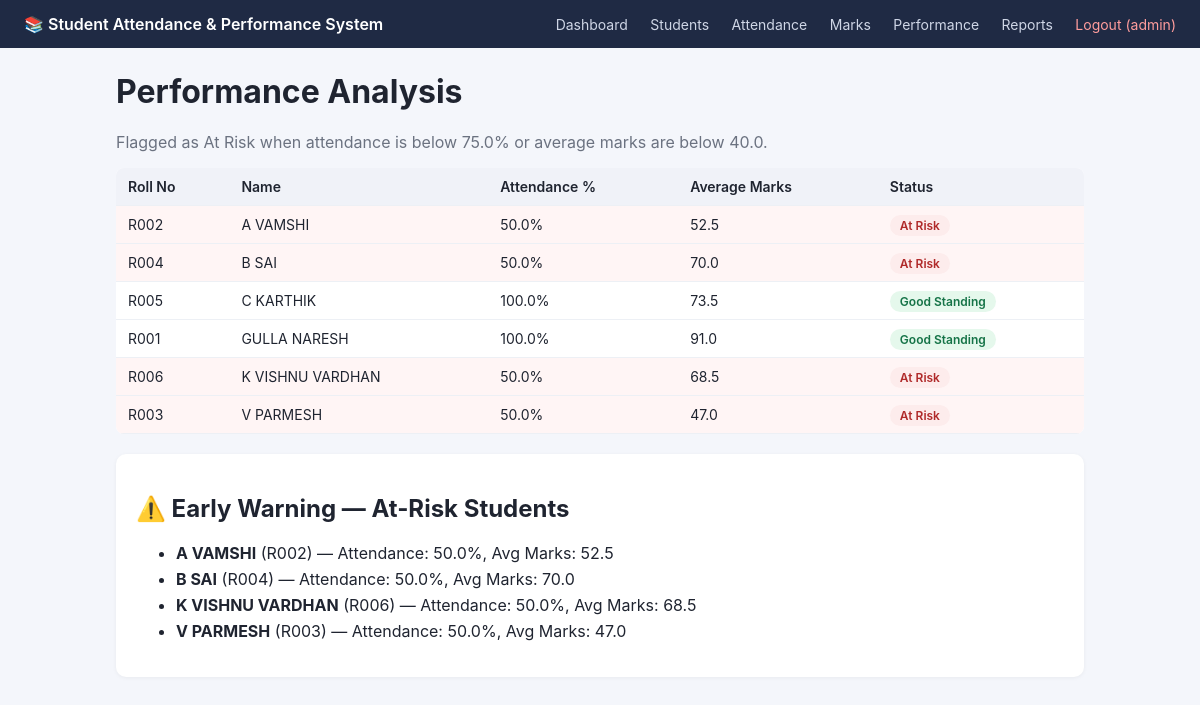
Page /performance (signed in) on the committed database.
### tables this page shows
CREATE TABLE students (
            id INTEGER PRIMARY KEY AUTOINCREMENT,
            name TEXT NOT NULL,
            roll_no TEXT UNIQUE NOT NULL,
            student_class TEXT,
            contact TEXT
        );

### app.py (the view)
@app.route("/performance")
@login_required
def performance():
    conn = database.get_connection()
    rows = build_performance_rows(conn)
    conn.close()
    at_risk = [r for r in rows if r["status"] == "At Risk"]
    return render_template(
        "performance.html",
        rows=rows,
        at_risk=at_risk,
        attendance_threshold=ATTENDANCE_THRESHOLD,
        marks_threshold=MARKS_THRESHOLD,
    )

### app.py (called while the page is built)
def login_required(view):
    @wraps(view)
    def wrapped(*args, **kwargs):
        if "user_id" not in session:
            return redirect(url_for("login"))
        return view(*args, **kwargs)
    return wrapped

def compute_attendance_percentage(conn, student_id):
    row = conn.execute(
        """SELECT
             SUM(CASE WHEN status = 'Present' THEN 1 ELSE 0 END) as present_count,
             COUNT(*) as total
           FROM attendance WHERE student_id = ?""",
        (student_id,),
    ).fetchone()
    if not row or not row["total"]:
        return 0.0
    return round((row["present_count"] / row["total"]) * 100, 2)

def compute_average_marks(conn, student_id):
    row = conn.execute(
        "SELECT AVG(marks) as avg_marks FROM marks WHERE student_id = ?",
        (student_id,),
    ).fetchone()
    return round(row["avg_marks"], 2) if row and row["avg_marks"] is not None else 0.0

def build_performance_rows(conn):
    students = conn.execute("SELECT * FROM students ORDER BY name").fetchall()
    rows = []
    for s in students:
        att = compute_attendance_percentage(conn, s["id"])
        avg = compute_average_marks(conn, s["id"])
        at_risk = att < ATTENDANCE_THRESHOLD or avg < MARKS_THRESHOLD
        rows.append({
            "id": s["id"],
            "name": s["name"],
            "roll_no": s["roll_no"],
            "student_class": s["student_class"],
            "attendance": att,
            "average_marks": avg,
            "status": "At Risk" if at_risk else "Good Standing",
        })
    return rows

### database.py (called while the page is built)
def get_connection():
    conn = sqlite3.connect(DB_PATH)
    conn.row_factory = sqlite3.Row
    conn.execute("PRAGMA foreign_keys = ON")
    return conn

### templates/performance.html (shortened to what this page needs)
{% extends "base.html" %}
{% block content %}
<h1>Performance Analysis</h1>
<p class="muted">Flagged as At Risk when attendance is below {{ attendance_threshold }}% or average marks are below {{ marks_threshold }}.</p>
<table class="data-table">
    <thead>
        <tr><th>Roll No</th><th>Name</th><th>Attendance %</th><th>Average Marks</th><th>Status</th></tr>
    </thead>
    <tbody>
    {% for r in rows %}
        <tr class="{{ 'row-risk' if r.status == 'At Risk' else '' }}">
            <td>{{ r.roll_no }}</td>
            <td>{{ r.name }}</td>
            <td>{{ r.attendance }}%</td>
            <td>{{ r.average_marks }}</td>
            <td><span class="badge {{ 'badge-danger' if r.status == 'At Risk' else 'badge-success' }}">{{ r.status }}</span></td>
        </tr>
    {% else %}
        <tr><td colspan="5" class="muted">No students yet.</td></tr>
    {% endfor %}
    </tbody>
</table>
<div class="panel">
    <h2>⚠️ Early Warning — At-Risk Students</h2>
    {% if at_risk %}
    <ul class="risk-list">
        {% for r in at_risk %}
        <li><b>{{ r.name }}</b> ({{ r.roll_no }}) — Attendance: {{ r.attendance }}%, Avg Marks: {{ r.average_marks }}</li>
        {% endfor %}
    </ul>
    {% else %}
    <p class="muted">No students are currently at risk. 🎉</p>
    {% endif %}
</div>
{% endblock %}

### static/css/style.css (style rules this page uses)
* { box-sizing: border-box; }
body { margin: 0; font-family: -apple-system, Segoe UI, Roboto, Arial, sans-serif; background: #f4f6fb; color: #1f2430; }
h1 { margin-top: 0; }
.subtitle, .muted { color: #6b7280; }
.data-table { width: 100%; border-collapse: collapse; background: #fff; border-radius: 8px; overflow: hidden; margin-top: 10px; }
.data-table th, .data-table td { padding: 10px 12px; text-align: left; border-bottom: 1px solid #edf0f5; font-size: 14px; }
.data-table th { background: #f0f2f8; font-weight: 600; }
.row-risk { background: #fff5f5; }
.badge { padding: 3px 10px; border-radius: 12px; font-size: 12px; font-weight: 600; }
.badge-success { background: #e5f8ec; color: #157347; }
.badge-danger { background: #fdecec; color: #b02a2a; }
.panel { background: #fff; border-radius: 10px; padding: 20px; margin-top: 20px; box-shadow: 0 1px 4px rgba(0,0,0,0.05); }
.risk-list li { margin-bottom: 6px; }

### rows in the picture
students: roll_no "R002", name "A VAMSHI", attendance "50.0", average_marks "52.5", status "At Risk"
students: roll_no "R004", name "B SAI", attendance "50.0", average_marks "70.0", status "At Risk"
students: roll_no "R005", name "C KARTHIK", attendance "100.0", average_marks "73.5", status "Good Standing"
students: roll_no "R001", name "GULLA NARESH", attendance "100.0", average_marks "91.0", status "Good Standing"
students: roll_no "R006", name "K VISHNU VARDHAN", attendance "50.0", average_marks "68.5", status "At Risk"
students: roll_no "R003", name "V PARMESH", attendance "50.0", average_marks "47.0", status "At Risk"

### other values in the picture
{{ session.username }} "admin"
{{ attendance_threshold }} "75.0"
{{ marks_threshold }} "40.0"
